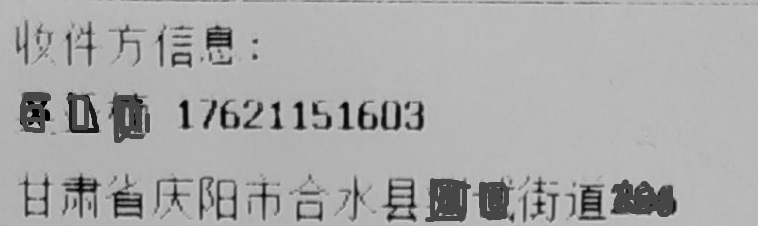
#> input picture images/kd02.jpg, 758 x 226 px, found by its file name
$ python OpencvDemo070.py
#> lines starting #> are read from the running program, lines starting #| are printed output that depends on the picture; after the words box and inside, x2 and y2 are one past the last pixel; in counts of white or black regions, pixels touching at a corner belong together
#!/usr/bin/env python3
#coding = utf-8

import logging
import numpy as np
import cv2 as cv

# 形态学应用—用基本梯度实现轮廓分析
def OpencvDemo070():
    logging.basicConfig(level=logging.DEBUG)

    src = cv.imread("images/kd02.jpg")
#> src is the input picture: shape (226, 758, 3); min 0, max 203, mean 169.5
    if src is None:
        logging.error("could not load an image!")
        return cv.Error.StsError

    # 定义结构元素
    se = cv.getStructuringElement(cv.MORPH_RECT, (3, 3), (-1, -1))

    # 形态学梯度-基本梯度
    basic = cv.morphologyEx(src, cv.MORPH_GRADIENT, se)
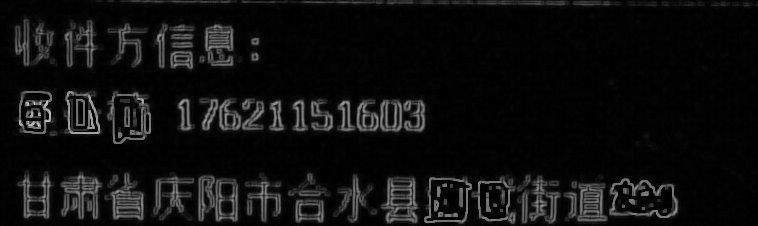
#> basic: shape (226, 758, 3); min 0, max 197, mean 15.2

    # 转灰度图像
    gray = cv.cvtColor(basic, cv.COLOR_BGR2GRAY)

    # 全局阈值二值化
    _, binary = cv.threshold(gray, 0, 255, cv.THRESH_BINARY | cv.THRESH_OTSU)
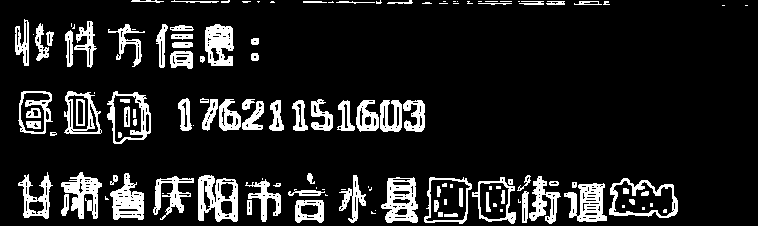
#> binary: shape (226, 758); 12.7% white; 133 white regions (49 under 20 px), largest, box (x1, y1, x2, y2) and area: (198, 175, 238, 222) 1119, (381, 177, 418, 223) 1016, (564, 183, 607, 222) 965

    # 定义结构元素
    se = cv.getStructuringElement(cv.MORPH_RECT, (1, 5), (-1, -1))

    # 膨胀
    dilate = cv.morphologyEx(binary, cv.MORPH_DILATE, se)
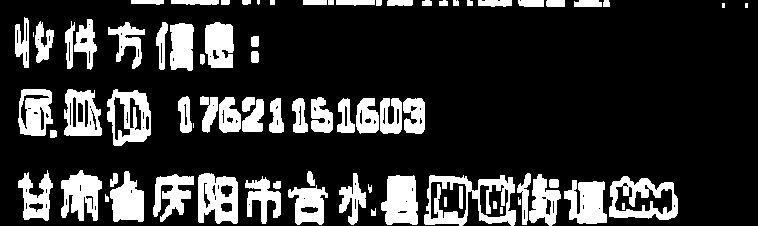
#> dilate: shape (226, 758); 19.3% white; 78 white regions (6 under 20 px)

    # 轮廓分析
    contours, _ = cv.findContours(dilate, cv.RETR_EXTERNAL, cv.CHAIN_APPROX_SIMPLE)
#> contours = 73 contours, 10 with area under 20; largest, box (x1, y1, x2, y2) and area: (424, 175, 516, 226) 3411, (609, 176, 678, 220) 2310, (107, 89, 151, 146) 1908, (198, 173, 238, 224) 1642, (381, 175, 418, 225) 1414

    dst = np.copy(src)

    for c in contours:
        x, y, w, h = cv.boundingRect(c)
        area = cv.contourArea(c)

        if area < 200:
            continue

        if h > (w * 3) or h < 20:
            continue

        cv.rectangle(dst, (x, y, w, h), (0, 0, 255), 1, cv.LINE_8, 0)
#> this loop made 73 passes
#> (x, y, w, h, area) on passes 4, 6, 7, 8, 9, 10, 11, 12, 13, 14, 15, 16: (288, 185, 40, 40, 973.5), (273, 181, 8, 8, 41.5), (564, 180, 43, 44, 1244), (549, 179, 10, 9, 70), (609, 176, 69, 44, 2310), (245, 176, 36, 48, 722), (424, 175, 92, 51, 3411), (381, 175, 37, 50, 1414), (529, 174, 32, 52, 926), (153, 174, 41, 48, 912.5), (517, 173, 14, 52, 283.5), (339, 173, 27, 52, 557.5)
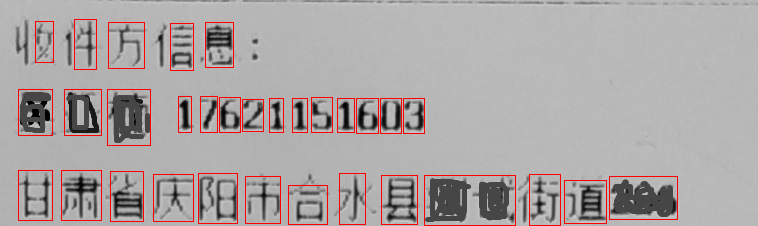
#> dst: shape (226, 758, 3); 2.77% of pixels changed, all inside (x1, y1, x2, y2) = (18, 19, 678, 226)

    h, w, ch = src.shape
#> h = 226; w = 758; ch = 3
    result = np.zeros([h * 2, w * 2, ch], dtype=src.dtype)
    result[0 : h, 0 : w, :] = src
    binary = cv.cvtColor(binary, cv.COLOR_GRAY2BGR) # 1 channel -> 3 channels
    result[0 : h, w : w * 2, :] = binary
    dilate = cv.cvtColor(dilate, cv.COLOR_GRAY2BGR) # 1 channel -> 3 channels
#> dilate: shape (226, 758, 3); 19.3% white; 78 white regions (6 under 20 px), largest, box (x1, y1, x2, y2) and area: (424, 175, 516, 226) 2088, (609, 176, 678, 220) 1533, (381, 175, 418, 225) 1476
    result[h : h * 2, 0 : w, :] = dilate
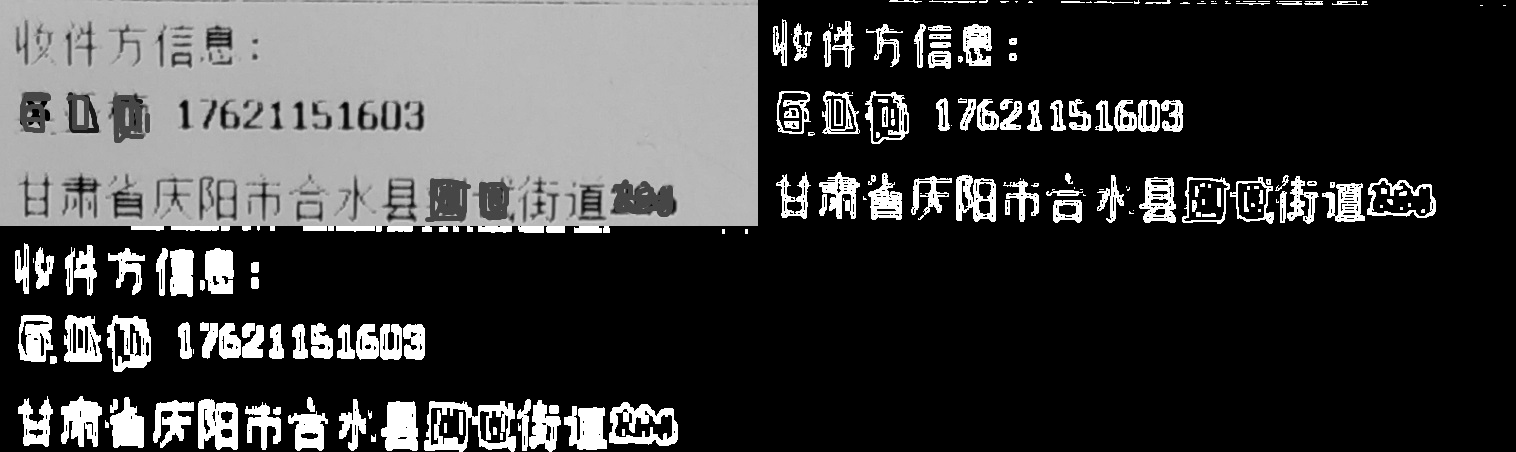
#> result: shape (452, 1516, 3); min 0, max 255, mean 62.7
    result[h : h * 2, w : w * 2, :] = dst
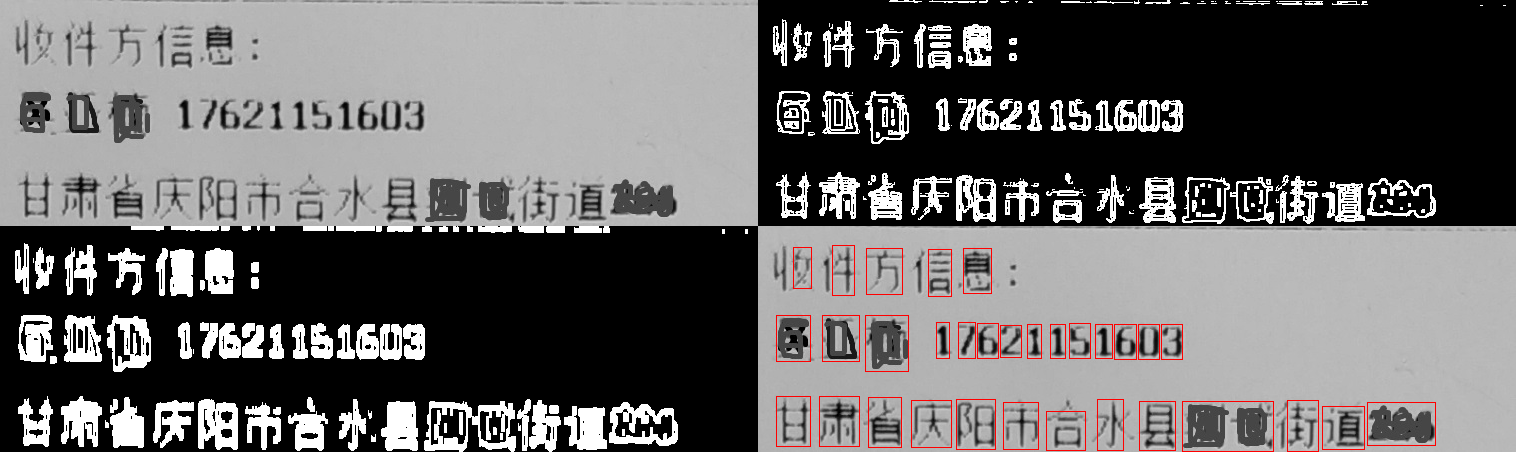
#> result: shape (452, 1516, 3); mean B, G, R 103.9, 103.9, 105.7
    cv.putText(result, "original image", (10, 30), cv.FONT_ITALIC, 1.0, (0, 0, 255), 1)
    cv.putText(result, "binarised image with basic gradients", (w + 10, 30), cv.FONT_ITALIC, 1.0, (0, 0, 255), 1)
    cv.putText(result, "binarised image after dilation", (10, h + 30), cv.FONT_ITALIC, 1.0, (0, 0, 255), 1)
    cv.putText(result, "image with results", (w + 10, h + 30), cv.FONT_ITALIC, 1.0, (0, 0, 255), 1)
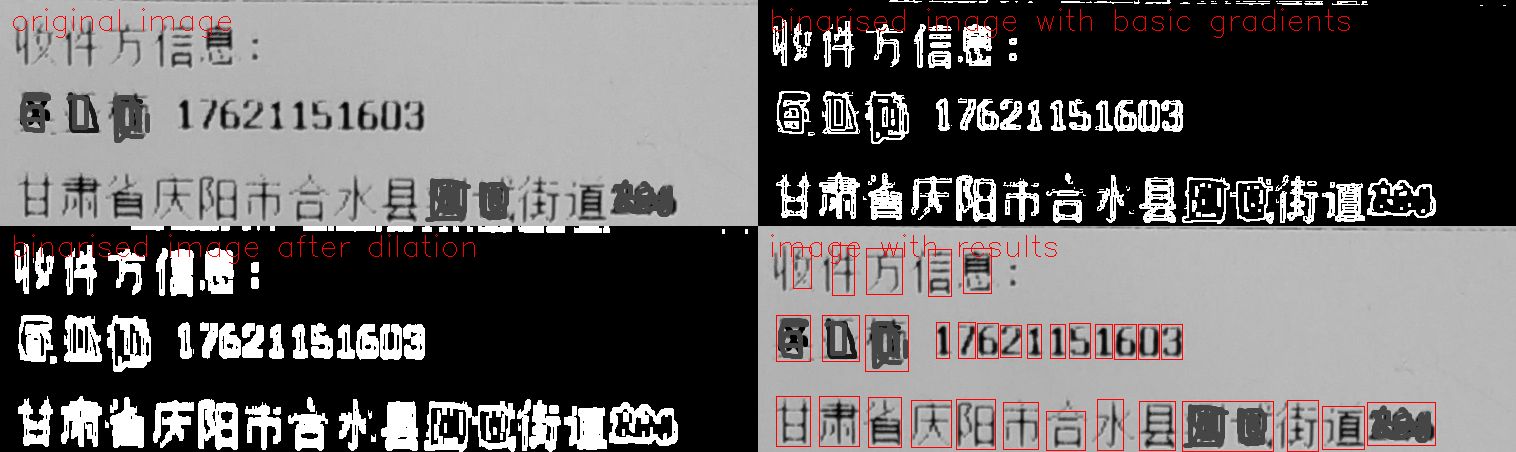
#> result: shape (452, 1516, 3); mean B, G, R 103.5, 103.5, 106.5
    cv.imshow("basic gradients and coutour analysis", result)

    cv.waitKey(0)

    cv.destroyAllWindows()

    return cv.Error.StsOk

if __name__ == "__main__":
    OpencvDemo070()

# end of file
